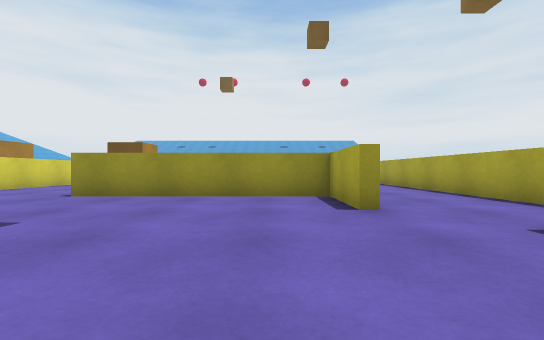
View 1 (above)

20 first-person views from a walk through a scene from a Unity 3-D project. The camera is 0.55 m above the floor, looks level and sees 90° across. The floor is counted in squares, 1 m on a side. Each view is taken from the middle of a square. On the plan, view 1 faces up. The plan holds only what a view shows up to about 9 squares ahead; the rest is blank. The place goes on beyond the plan. The player is left out.

View 2
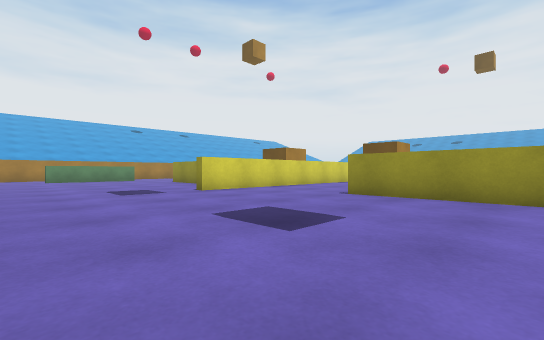

View 3
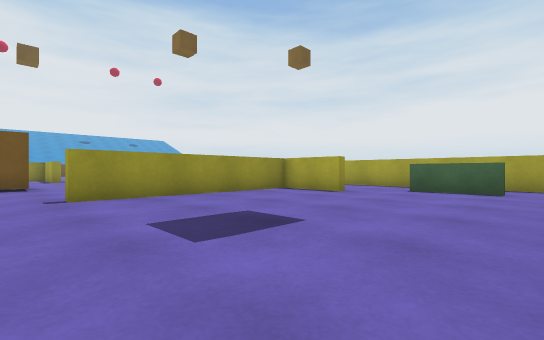

View 4
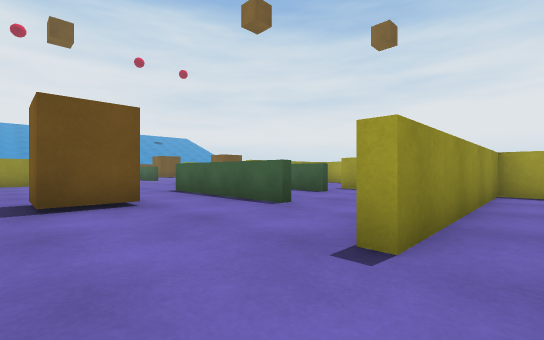

View 5
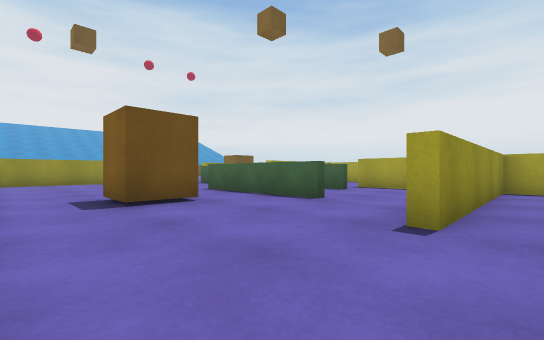

View 6
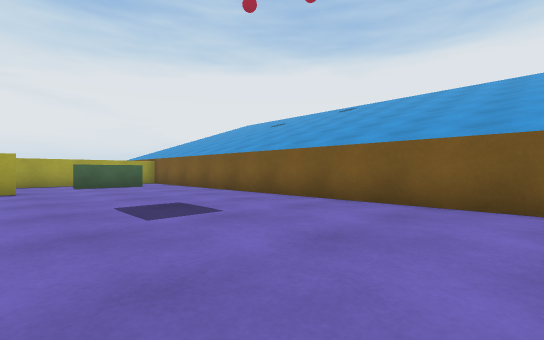

View 7
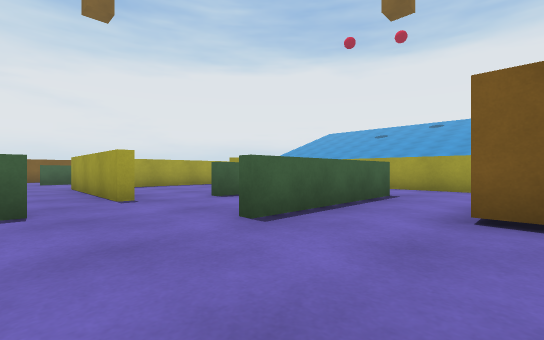

View 8
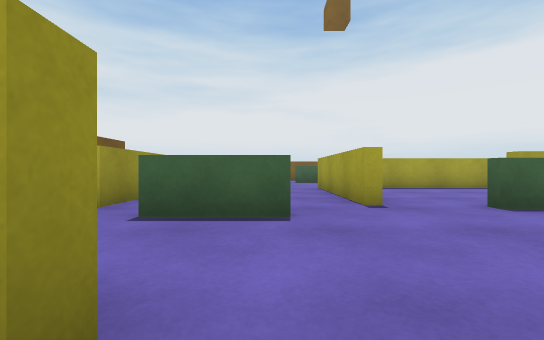

View 9
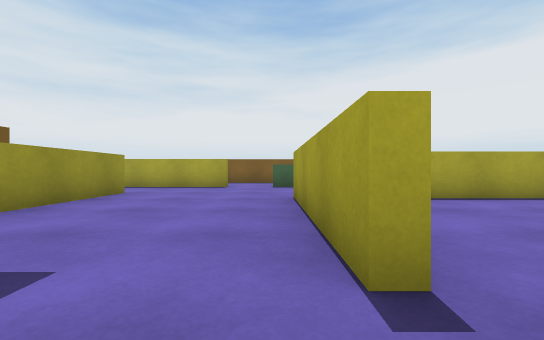

View 10
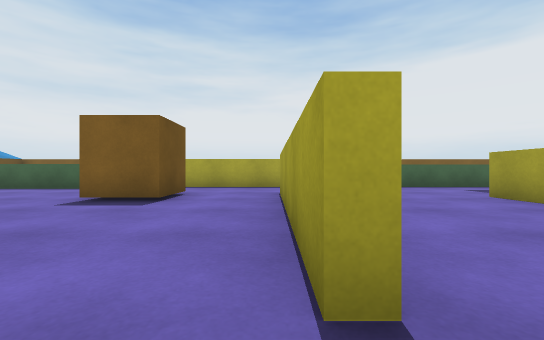

View 11
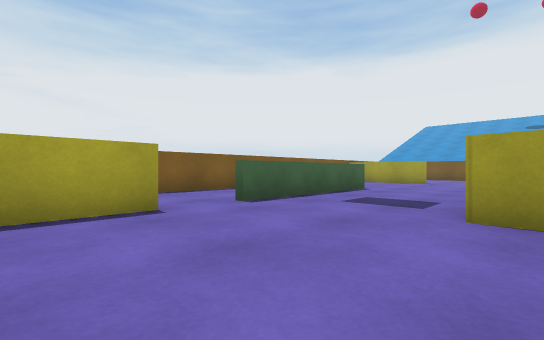

View 12
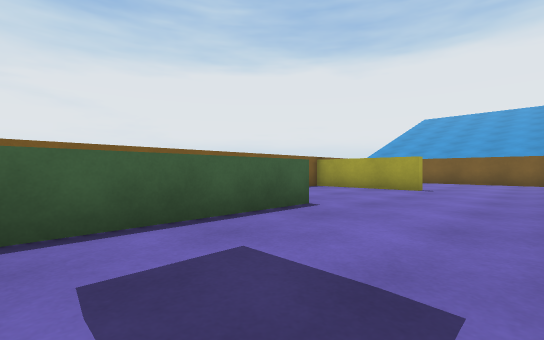

View 13
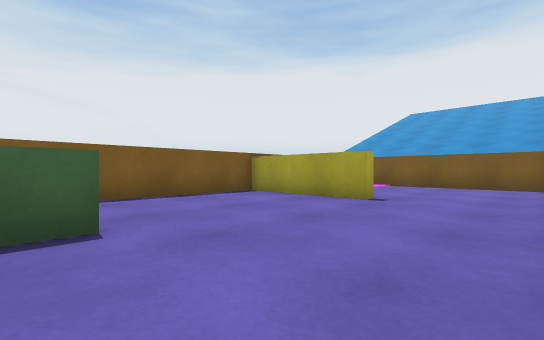

View 14
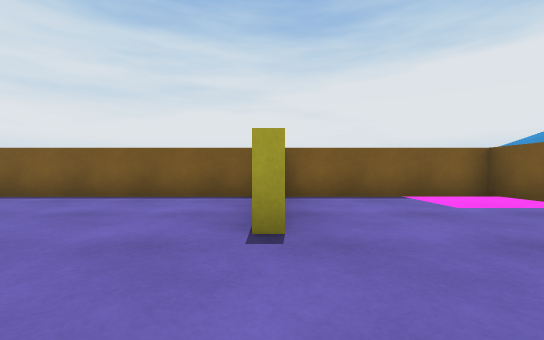

View 15
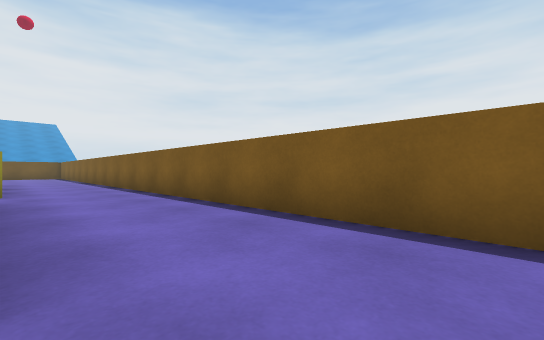

View 16
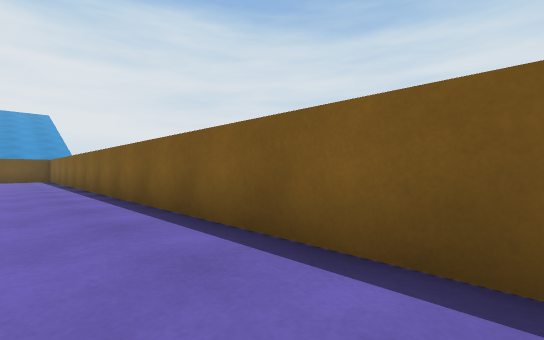

View 17
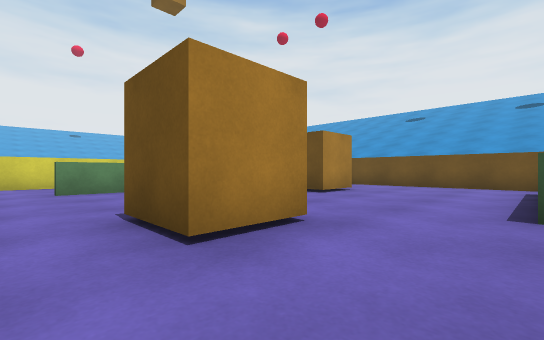

View 18
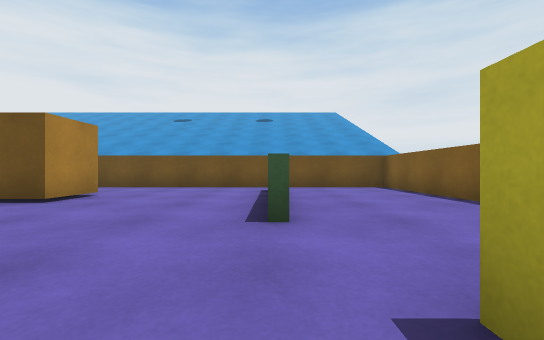

View 19
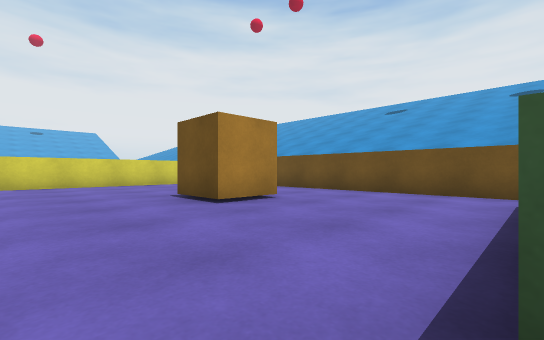

View 20
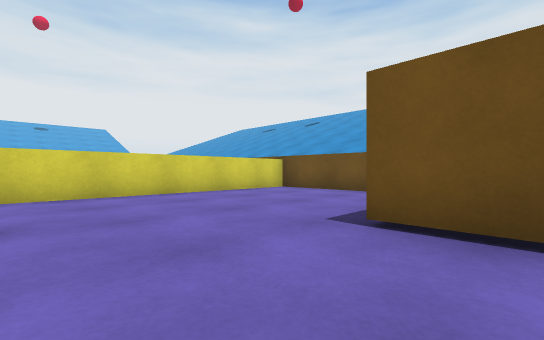

### Floor plan
Ten units are one square. View 1 is at (0, 0); x grows to the right and y downward. Boxes are objects, and circles mark ways between rooms. Rooms are numbered by the first view taken in them; rooms with no view inside come last. Other rooms are left out.
<svg viewBox="-80 -282 191 292">
<path fill="none" stroke="#000" d="M-38 -59 -26 -59M-27 -80 -27 -120M-75 -90 -75 -38M0 -90 0 -109M12 -38 12 -57 -42 -57M-70 5 12 5M1 -126 16 -126M-8 -138 -8 -156M26 -5 26 -25M-52 -170 -70 -170M43 0 43 -110M77 -84 77 -130M77 -144 77 -176M16 -126 46 -126M72 -42 106 -42 106 -194M55 -165 0 -165M50 5 106 5 106 -38M70 -226 70 -250M-3 -200 -3 -188M77 -176 77 -200M0 -168 54 -168M106 -194 106 -277 -32 -277 -32 -180M12 -78 12 -94M-26 -59 -9 -59"/>
<rect x="-55" y="-105" width="10" height="10" fill="#bbb"><title>brown block</title></rect>
<rect x="15" y="-255" width="20" height="20" fill="#bbb"><title>brown cube</title></rect>
<rect x="35" y="-205" width="20" height="20" fill="#bbb"><title>brown cube</title></rect>
<circle cx="-20" cy="-150" r="3" fill="#2a7"/>
<circle cx="5" cy="-130" r="3" fill="#2a7"/>
<circle cx="-15" cy="-95" r="3" fill="#2a7"/>
<circle cx="-30" cy="-75" r="3" fill="#2a7"/>
<circle cx="-15" cy="-170" r="3" fill="#2a7"/>
<circle cx="65" cy="-170" r="3" fill="#2a7"/>
<circle cx="95" cy="-190" r="3" fill="#2a7"/>
<text x="-50" y="-60">1</text>
<text x="60" y="-100">2</text>
<text x="40" y="-230">3</text>
<text x="-10" y="-80">4</text>
</svg>
Room 1 opens to room 2. Room 1 opens to room 4. Room 2 opens to room 3.

Where each view was taken, in squares from view 1:
view 1: 0 up, 0 right, facing up
view 2: 0 up, 1 left, facing up-left
view 3: 0 up, 5 left, facing up-right
view 4: 5 up, 6 left, facing up-right
view 5: 5 up, 7 left, facing up-right
view 6: 4 up, 7 left, facing down-right
view 7: 14 up, 5 left, facing down-right
view 8: 14 up, 4 left, facing right
view 9: 13 up, 1 left, facing right
view 10: 17 up, 1 left, facing right
view 11: 16 up, 4 right, facing down-right
view 12: 12 up, 5 right, facing down-right
view 13: 9 up, 5 right, facing down-right
view 14: 4 up, 5 right, facing right
view 15: 7 up, 8 right, facing up-right
view 16: 12 up, 9 right, facing up-right
view 17: 18 up, 7 right, facing up-left
view 18: 19 up, 7 right, facing up
view 19: 21 up, 7 right, facing up-left
view 20: 21 up, 3 right, facing up-left
